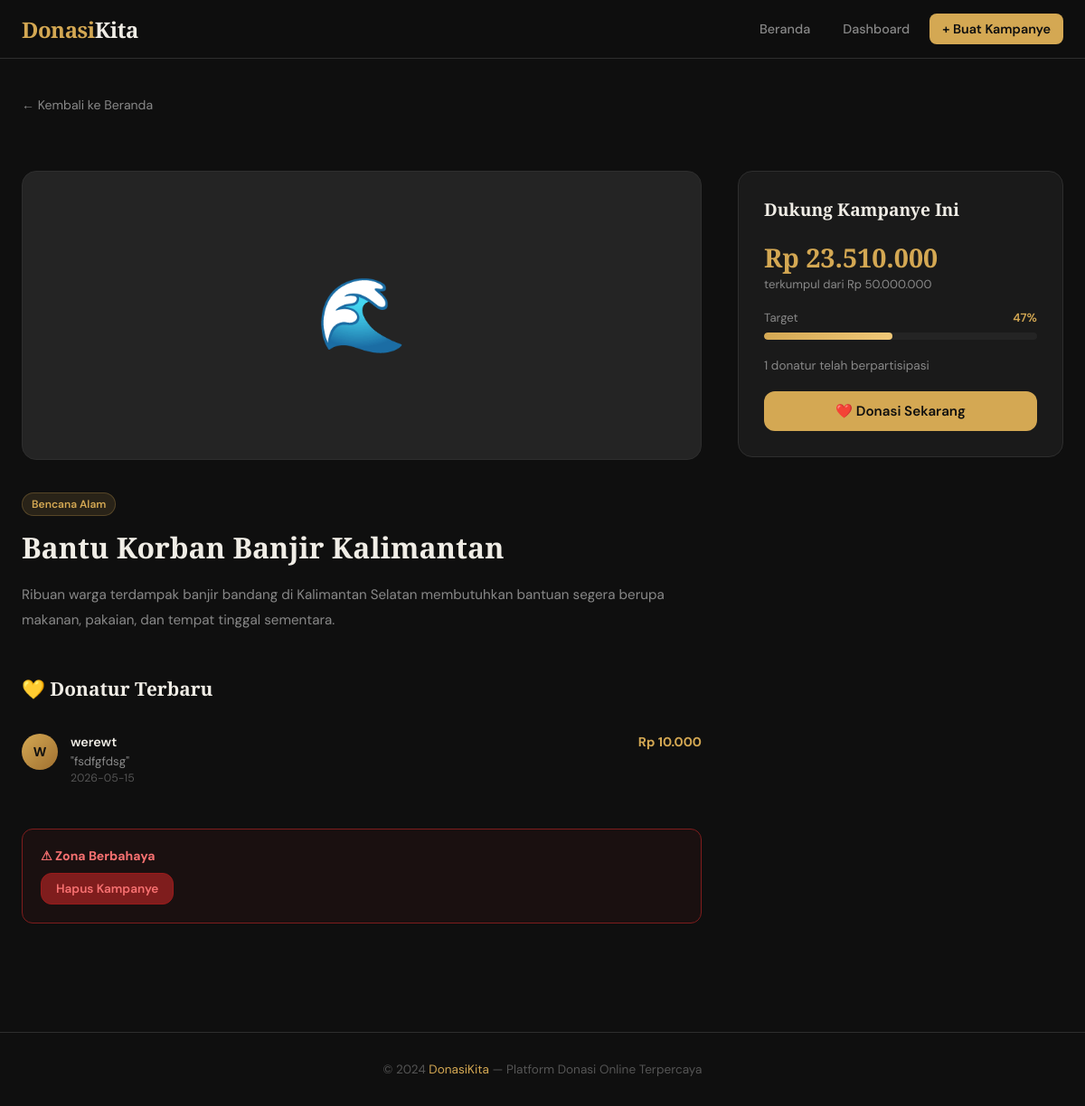
Page /campaign/1 on the committed database.
### tables this page shows
CREATE TABLE campaigns (
            id INTEGER PRIMARY KEY AUTOINCREMENT,
            title TEXT NOT NULL,
            description TEXT NOT NULL,
            target_amount REAL NOT NULL,
            collected_amount REAL DEFAULT 0,
            image_filename TEXT,
            category TEXT DEFAULT 'Umum',
            is_active INTEGER DEFAULT 1,
            created_at TIMESTAMP DEFAULT CURRENT_TIMESTAMP
        );

CREATE TABLE donations (
            id INTEGER PRIMARY KEY AUTOINCREMENT,
            campaign_id INTEGER NOT NULL,
            donor_name TEXT NOT NULL,
            donor_email TEXT NOT NULL,
            amount REAL NOT NULL,
            message TEXT,
            payment_method TEXT DEFAULT 'Transfer Bank',
            status TEXT DEFAULT 'pending',
            created_at TIMESTAMP DEFAULT CURRENT_TIMESTAMP,
            FOREIGN KEY (campaign_id) REFERENCES campaigns(id)
        );

### app.py (the view)
@app.route('/campaign/<int:campaign_id>')
def campaign_detail(campaign_id):
    campaign = db.get_campaign_by_id(campaign_id)
    if not campaign:
        flash('Kampanye tidak ditemukan.', 'error')
        return redirect(url_for('index'))
    donations = db.get_donations_by_campaign(campaign_id)
    progress = min(int((campaign['collected_amount'] / campaign['target_amount']) * 100), 100) if campaign['target_amount'] > 0 else 0
    return render_template('campaign_detail.html', campaign=campaign, donations=donations, progress=progress)

### app.py (called while the page is built)
def format_rupiah(amount):
    return f"Rp {amount:,.0f}".replace(',', '.')

### db.py (called while the page is built)
def get_db():
    conn = sqlite3.connect(DB_PATH)
    conn.row_factory = sqlite3.Row
    return conn

def get_campaign_by_id(campaign_id):
    conn = get_db()
    row = conn.execute('SELECT * FROM campaigns WHERE id=?', (campaign_id,)).fetchone()
    conn.close()
    return row

def get_donations_by_campaign(campaign_id):
    conn = get_db()
    rows = conn.execute(
        '''SELECT * FROM donations WHERE campaign_id=? AND status="confirmed"
           ORDER BY created_at DESC''',
        (campaign_id,)
    ).fetchall()
    conn.close()
    return rows

### templates/campaign_detail.html (shortened to what this page needs)
{% extends "base.html" %}
{% block content %}
<div class="container">
  <a class="back-link" href="{{ url_for('index') }}">← Kembali ke Beranda</a>
  <div class="detail-grid">
    <div>
      <div class="detail-image">
        {% if campaign.image_filename %}
          <img src="{{ url_for('uploaded_file', filename=campaign.image_filename) }}" alt="{{ campaign.title }}">
        {% else %}
          {% if campaign.category == 'Bencana Alam' %}🌊
          {% elif campaign.category == 'Pendidikan' %}📚
          {% elif campaign.category == 'Keagamaan' %}🕌
          {% elif campaign.category == 'Kesehatan' %}❤️
          {% else %}🤝{% endif %}
        {% endif %}
      </div>
      <div class="detail-content" style="margin-top:28px;">
        <div class="detail-meta">
          <span class="badge badge-gold">{{ campaign.category }}</span>
        </div>
        <h1 class="detail-title">{{ campaign.title }}</h1>
        <p class="detail-desc">{{ campaign.description }}</p>
      </div>
      <div class="donors-section">
        <h3>💛 Donatur Terbaru</h3>
        {% if donations %}
          {% for d in donations %}
          <div class="donor-item">
            <div class="donor-avatar">{{ d.donor_name[0].upper() }}</div>
            <div class="donor-info">
              <div class="donor-name">{{ d.donor_name }}</div>
              {% if d.message %}
              <div class="donor-message">"{{ d.message }}"</div>
              {% endif %}
              <div class="donor-date">{{ d.created_at[:10] }}</div>
            </div>
            <div class="donor-amount">{{ d.amount | rupiah }}</div>
          </div>
          {% endfor %}
        {% else %}
          <p class="no-donors">Belum ada donatur. Jadilah yang pertama!</p>
        {% endif %}
      </div>
      <div class="danger-zone">
        <h4>⚠ Zona Berbahaya</h4>
        <form method="POST" action="{{ url_for('delete_campaign', campaign_id=campaign.id) }}"
              onsubmit="return confirm('Yakin ingin menghapus kampanye ini?')">
          <button type="submit" class="btn btn-danger btn-sm">Hapus Kampanye</button>
        </form>
      </div>
    </div>
    <div class="sidebar">
      <div class="donate-box">
        <h3>Dukung Kampanye Ini</h3>
        <div class="amount-row">
          <div class="amount-big">{{ campaign.collected_amount | rupiah }}</div>
          <div class="amount-label">terkumpul dari {{ campaign.target_amount | rupiah }}</div>
        </div>
        <div class="progress-section">
          <div class="prog-stats">
            <span class="prog-target">Target</span>
            <span class="prog-pct">{{ progress }}%</span>
          </div>
          <div class="progress-bar-wrap">
            <div class="progress-bar-fill" style="width: {{ progress }}%"></div>
          </div>
        </div>
        <div style="font-size:0.85rem; color:var(--text-muted); margin-bottom:20px;">
          {{ donations | length }} donatur telah berpartisipasi
        </div>
        <a href="{{ url_for('donate', campaign_id=campaign.id) }}" class="btn btn-primary" style="width:100%;justify-content:center;">
          ❤️ Donasi Sekarang
        </a>
      </div>
    </div>
  </div>
</div>
{% endblock %}

### templates/base.html (style rules this page uses)
:root { --bg: #0f0f0f; --surface: #1a1a1a; --surface2: #242424; --border: #2e2e2e; --gold: #d4a853; --gold-light: #f0c878; --green: #4ade80; --red: #f87171; --blue: #60a5fa; --text: #f0ede6; --text-muted: #888; --text-dim: #555; --radius: 12px; }
* { margin: 0; padding: 0; box-sizing: border-box; }
body { font-family: 'DM Sans', sans-serif; background: var(--bg); color: var(--text); min-height: 100vh; }
.container { max-width: 1200px; margin: 0 auto; padding: 40px 24px; }
.btn { display: inline-flex; align-items: center; gap: 8px; padding: 12px 24px; border-radius: var(--radius); font-family: 'DM Sans', sans-serif; font-size: 0.95rem; font-weight: 600; cursor: pointer; border: none; text-decoration: none; transition: all .2s; white-space: nowrap; }
.btn-primary { background: var(--gold); color: #0f0f0f; }
.btn-danger { background: #7f1d1d; color: var(--red); border: 1px solid #991b1b; }
.btn-sm { padding: 8px 16px; font-size: 0.85rem; }
.progress-bar-wrap { background: var(--surface2); border-radius: 99px; height: 8px; overflow: hidden; }
.progress-bar-fill { height: 100%; border-radius: 99px; background: linear-gradient(90deg, var(--gold), var(--gold-light)); transition: width .6s ease; }
.badge { display: inline-block; padding: 4px 10px; border-radius: 99px; font-size: 0.75rem; font-weight: 600; }
.badge-gold { background: #d4a85322; color: var(--gold); border: 1px solid #d4a85344; }

### templates/campaign_detail.html (style rules this page uses)
.back-link { color: var(--text-muted); text-decoration: none; font-size: 0.88rem; display: inline-flex; align-items: center; gap: 6px; margin-bottom: 24px; transition: color .2s; }
.detail-grid { display: grid; grid-template-columns: 1fr 360px; gap: 40px; margin-top: 40px; }
.detail-image { width: 100%; border-radius: 16px; overflow: hidden; background: var(--surface2); height: 320px; display: flex; align-items: center; justify-content: center; font-size: 5rem; color: var(--text-dim); border: 1px solid var(--border); }
.detail-content { padding-top: 8px; }
.detail-meta { display: flex; gap: 10px; align-items: center; margin-bottom: 16px; }
.detail-title { font-family: 'Playfair Display', serif; font-size: 2rem; font-weight: 900; line-height: 1.2; margin-bottom: 20px; }
.detail-desc { color: var(--text-muted); line-height: 1.8; font-size: 0.95rem; margin-bottom: 28px; }
.sidebar { position: sticky; top: 84px; align-self: start; }
.donate-box { background: var(--surface); border: 1px solid var(--border); border-radius: 16px; padding: 28px; }
.donate-box h3 { font-family: 'Playfair Display', serif; font-size: 1.2rem; font-weight: 700; margin-bottom: 20px; }
.amount-row { margin-bottom: 8px; }
.amount-big { font-family: 'Playfair Display', serif; font-size: 1.8rem; font-weight: 700; color: var(--gold); }
.amount-label { font-size: 0.82rem; color: var(--text-muted); margin-top: 2px; }
.progress-section { margin: 20px 0; }
.prog-stats { display: flex; justify-content: space-between; font-size: 0.82rem; margin-bottom: 8px; }
.prog-target { color: var(--text-muted); }
.prog-pct { color: var(--gold); font-weight: 600; }
.donors-section { margin-top: 48px; }
.donors-section h3 { font-family: 'Playfair Display', serif; font-size: 1.3rem; font-weight: 700; margin-bottom: 20px; }
.donor-item { display: flex; align-items: flex-start; gap: 14px; padding: 16px 0; border-bottom: 1px solid var(--border); }
.donor-item:last-child { border-bottom: none; }
.donor-avatar { width: 40px; height: 40px; border-radius: 50%; background: linear-gradient(135deg, var(--gold), #a07030); display: flex; align-items: center; justify-content: center; font-weight: 700; font-size: 0.9rem; color: #0f0f0f; flex-shrink: 0; }
.donor-info { flex: 1; min-width: 0; }
.donor-name { font-weight: 600; font-size: 0.9rem; margin-bottom: 4px; }
.donor-message { color: var(--text-muted); font-size: 0.83rem; }
.donor-amount { color: var(--gold); font-weight: 700; font-size: 0.9rem; white-space: nowrap; }
.donor-date { color: var(--text-dim); font-size: 0.77rem; margin-top: 2px; }
.danger-zone { margin-top: 32px; padding: 20px; border: 1px solid #7f1d1d; border-radius: 12px; background: #7f1d1d18; }
.danger-zone h4 { color: var(--red); font-size: 0.88rem; margin-bottom: 10px; }

### rows in the picture
campaigns: category "Bencana Alam", title "Bantu Korban Banjir Kalimantan", description "Ribuan warga terdampak banjir bandang di Kalimantan Selatan membutuhkan bantuan segera berupa makanan, pakaian, dan tempat tinggal sementara.", collected_amount|rupiah "Rp 23.510.000", target_amount|rupiah "Rp 50.000.000"
donations: donor_name "W", donor_name "werewt", message "fsdfgfdsg", created_at "2026-05-15", amount|rupiah "Rp 10.000"

### other values in the picture
{{ progress }} "47"
{{ donations | length }} "1"
